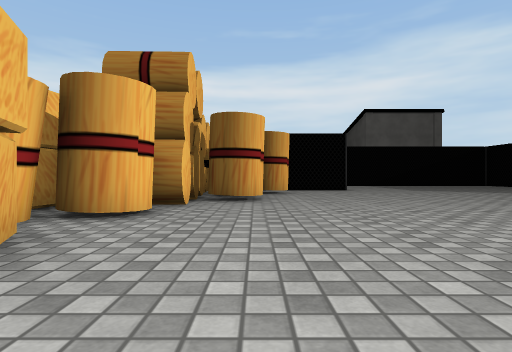
view 1 (above)

22 first-person views from a walk through a 3-D level made in the Unity game engine. The camera is 0.64 m above the floor, looks level and sees 80° across. The floor is counted in squares, 1 m on a side. Each view is taken from the middle of a square. On the plan, view 1 faces up. The plan holds only what a view shows up to about 9 squares ahead; the rest is blank. The place goes on beyond the plan. The player character is not drawn. Door leaves are left out, so doorways stand open. Some surface patterns are stand-ins.

view 2
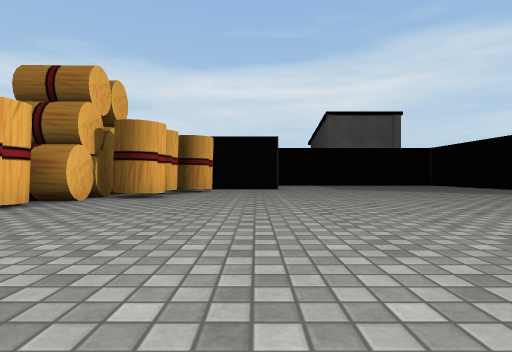

view 3
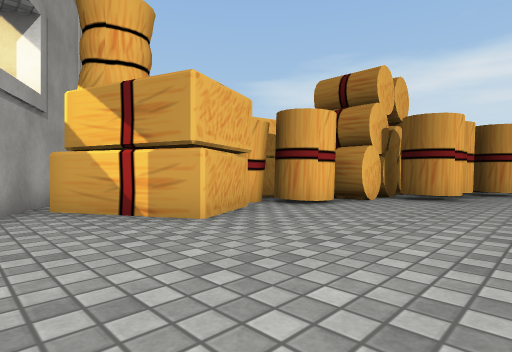

view 4
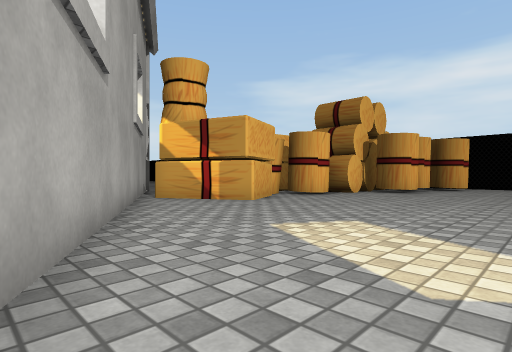

view 5
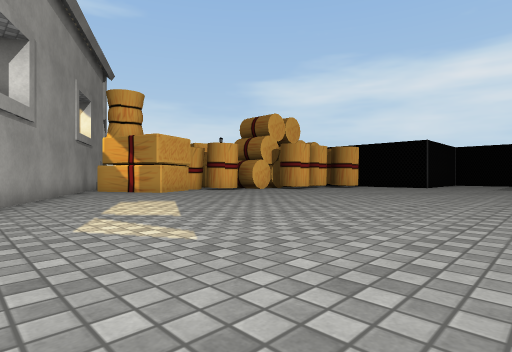

view 6
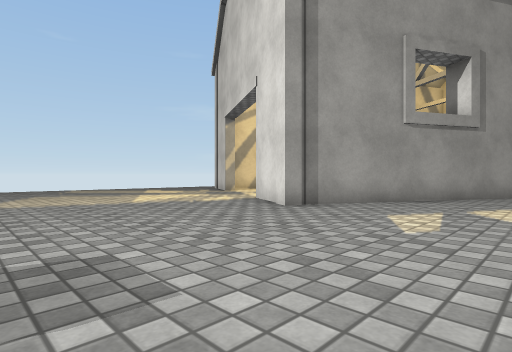

view 7
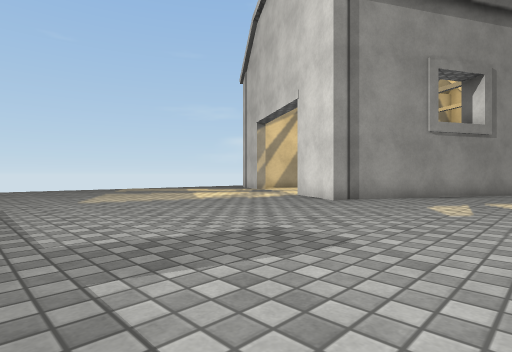

view 8
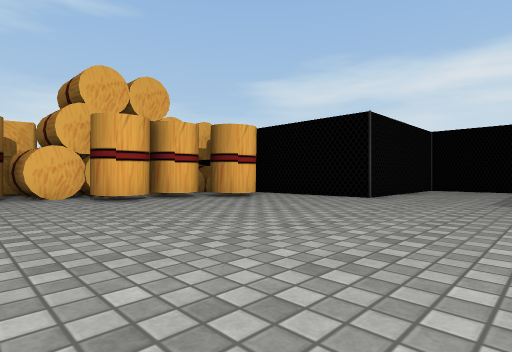

view 9
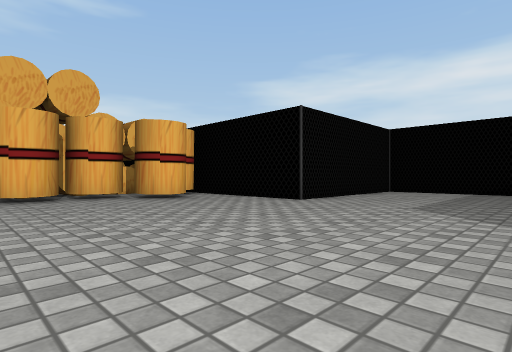

view 10
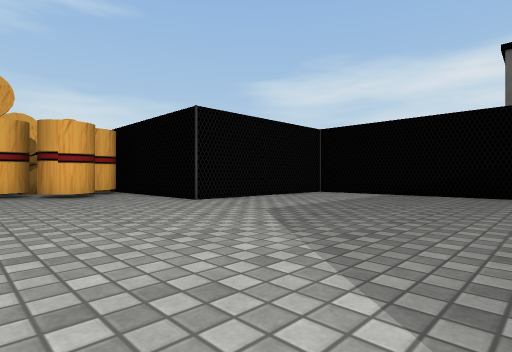

view 11
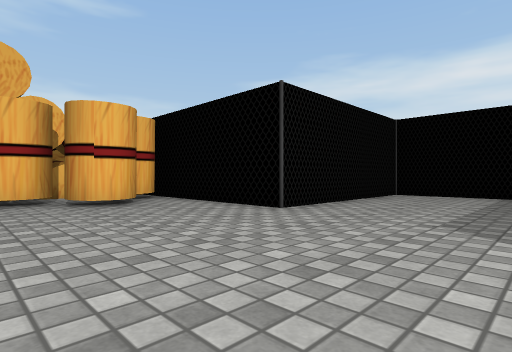

view 12
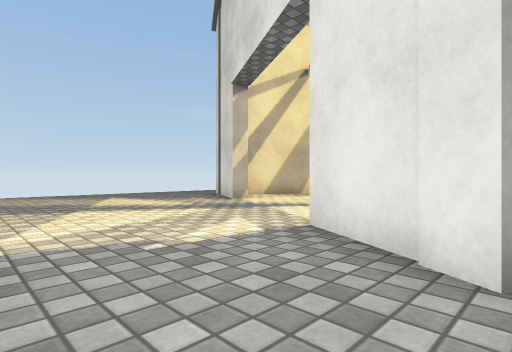

view 13
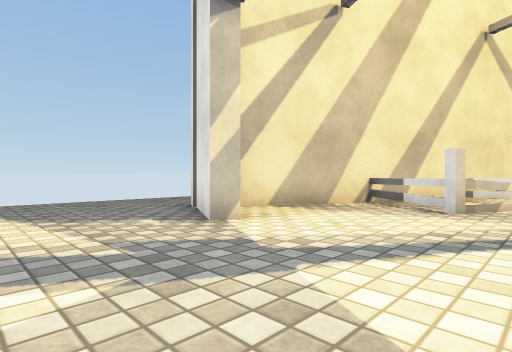

view 14
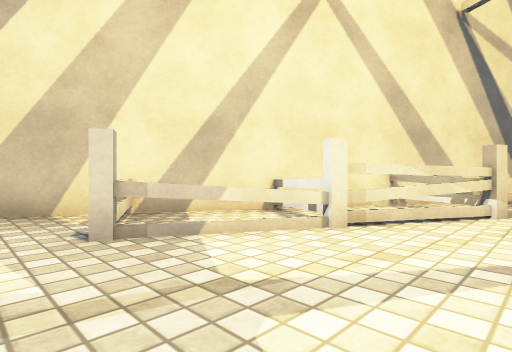

view 15
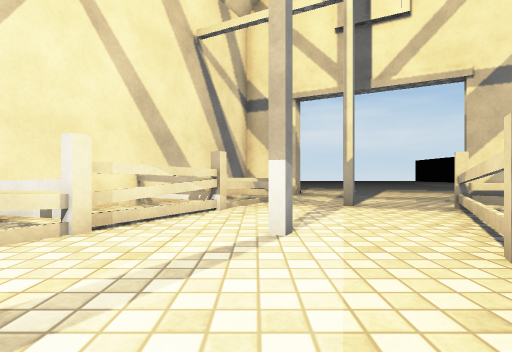

view 16
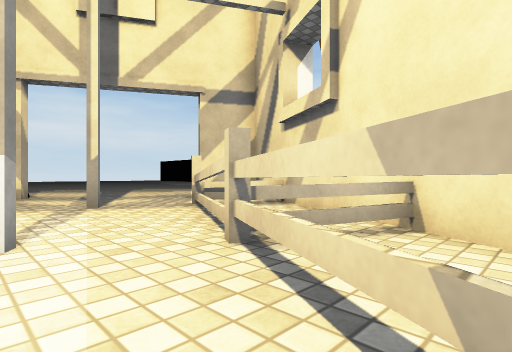

view 17
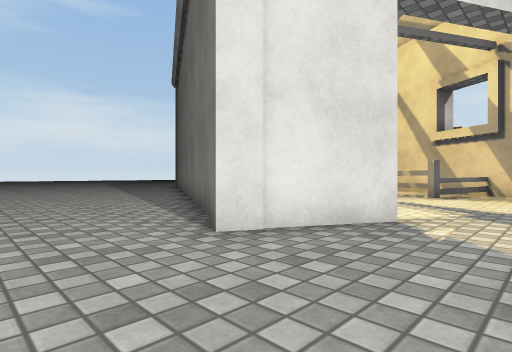

view 18
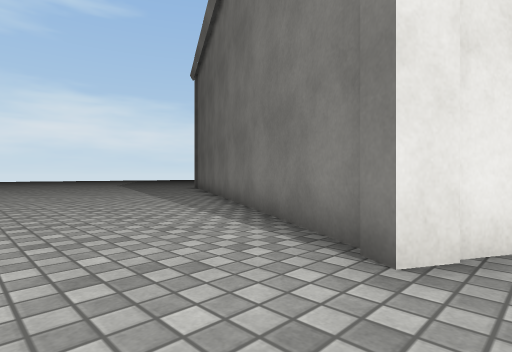

view 19
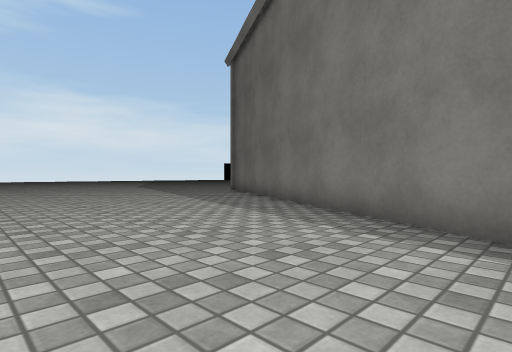

view 20
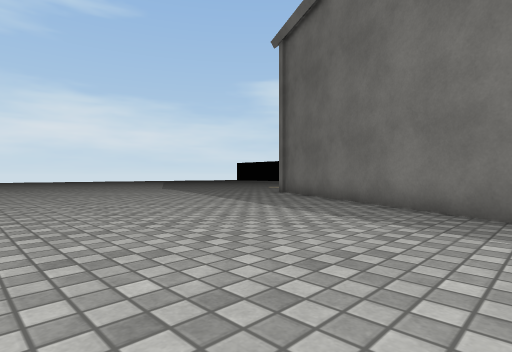

view 21
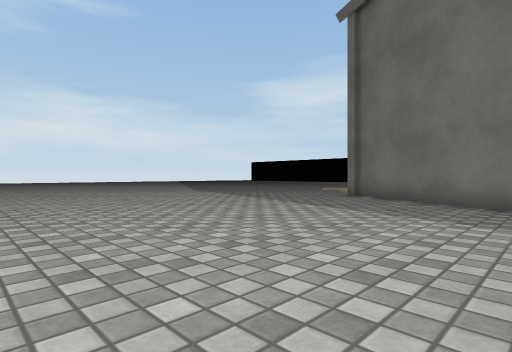

view 22
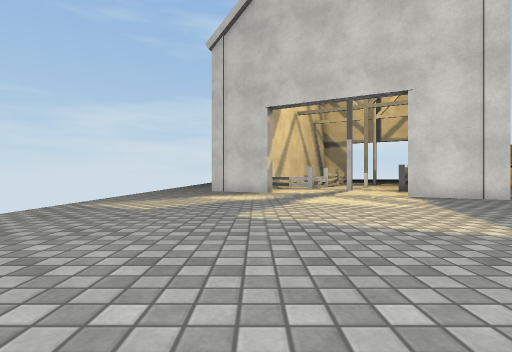

### Floor plan
Key: @ floor where view 1 was taken; # wall or solid block; . floor; D open door; = window, fence, low wall or low ledge.
Columns run from 12 left of view 1 to 13 right of it. Each row starts with its distance up from view 1.
 19                  ......
 18                  ......
 17                 #......
 16                 #......
 15                 #......
 14                ##.......
 13             #...........
 12             ##..........
 11           ####..........
 10           # #...........
  9           ###...........
  8           ###..........
  7           #............
  6         ###...........
  5          ##..........
  4          #...........
  3          #...........
  2          ##..........
  1      #####............
  0    # .##....@.........
 -1   D...=###...............
 -2   D..##..###.............
 -3  DD....#==.###...........
 -4 .DD.#....#.. ##..........
 -5 #.........##  ###........
 -6 # .==...#...#.. #........
 -7 ###..##........ #.......
 -8 ..####.##... .DD........
 -9 ...###.=..#...DD........
-10 .....###.=...DD.........
-11 .......###...DD..........
-12 .........##.##............
-13 ..........###............
-14 ........................
-15 .......................
-16 ......................

Where each view was taken, in squares from view 1:
view 1: 0 up, 0 right, facing up
view 2: 1 down, 3 right, facing up
view 3: 1 down, 2 right, facing up-left
view 4: 4 down, 4 right, facing up-left
view 5: 4 down, 9 right, facing up-left
view 6: 1 down, 10 right, facing down-left
view 7: 1 down, 12 right, facing down-left
view 8: 5 up, 8 right, facing up-left
view 9: 7 up, 9 right, facing up-left
view 10: 9 up, 11 right, facing up-left
view 11: 9 up, 8 right, facing up-left
view 12: 5 down, 7 right, facing down-left
view 13: 8 down, 4 right, facing down-left
view 14: 6 down, 1 left, facing down-left
view 15: 6 down, 1 left, facing left
view 16: 6 down, 1 left, facing up-left
view 17: 16 down, 3 right, facing up-left
view 18: 16 down, 1 right, facing up-left
view 19: 16 down, 2 left, facing up-left
view 20: 16 down, 5 left, facing up-left
view 21: 16 down, 8 left, facing up-left
view 22: 12 down, 13 right, facing left
